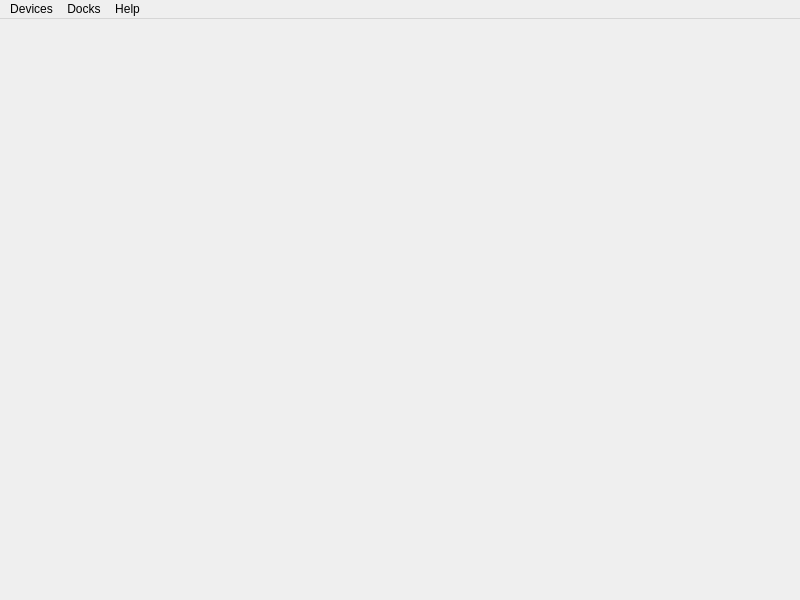
<?xml version="1.0" encoding="UTF-8"?>
<ui version="4.0">
 <class>CondetrolMainWindow</class>
 <widget class="QMainWindow" name="CondetrolMainWindow">
  <property name="geometry">
   <rect>
    <x>0</x>
    <y>0</y>
    <width>800</width>
    <height>600</height>
   </rect>
  </property>
  <property name="windowTitle">
   <string/>
  </property>
  <widget class="QWidget" name="centralwidget"/>
  <widget class="QMenuBar" name="menubar">
   <property name="geometry">
    <rect>
     <x>0</x>
     <y>0</y>
     <width>800</width>
     <height>33</height>
    </rect>
   </property>
   <widget class="QMenu" name="device_configurations_menu">
    <property name="title">
     <string>Devices</string>
    </property>
    <addaction name="action_edit_device_configurations"/>
   </widget>
   <widget class="QMenu" name="dock_menu">
    <property name="title">
     <string>Docks</string>
    </property>
   </widget>
   <widget class="QMenu" name="menuhelp">
    <property name="title">
     <string>Help</string>
    </property>
    <addaction name="help_action"/>
    <addaction name="separator"/>
    <addaction name="about_condetrol_action"/>
    <addaction name="about_qt_action"/>
   </widget>
   <addaction name="device_configurations_menu"/>
   <addaction name="dock_menu"/>
   <addaction name="menuhelp"/>
  </widget>
  <action name="action_edit_device_configurations">
   <property name="text">
    <string>Edit...</string>
   </property>
  </action>
  <action name="actionExport">
   <property name="text">
    <string>Export...</string>
   </property>
  </action>
  <action name="actionLoad">
   <property name="text">
    <string>Load...</string>
   </property>
  </action>
  <action name="action_edit_constants">
   <property name="text">
    <string>Edit...</string>
   </property>
  </action>
  <action name="help_action">
   <property name="text">
    <string>Condetrol help</string>
   </property>
   <property name="shortcut">
    <string>F1</string>
   </property>
  </action>
  <action name="about_qt_action">
   <property name="text">
    <string>About Qt</string>
   </property>
  </action>
  <action name="about_condetrol_action">
   <property name="text">
    <string>About Condetrol</string>
   </property>
  </action>
 </widget>
 <resources/>
 <connections/>
</ui>
